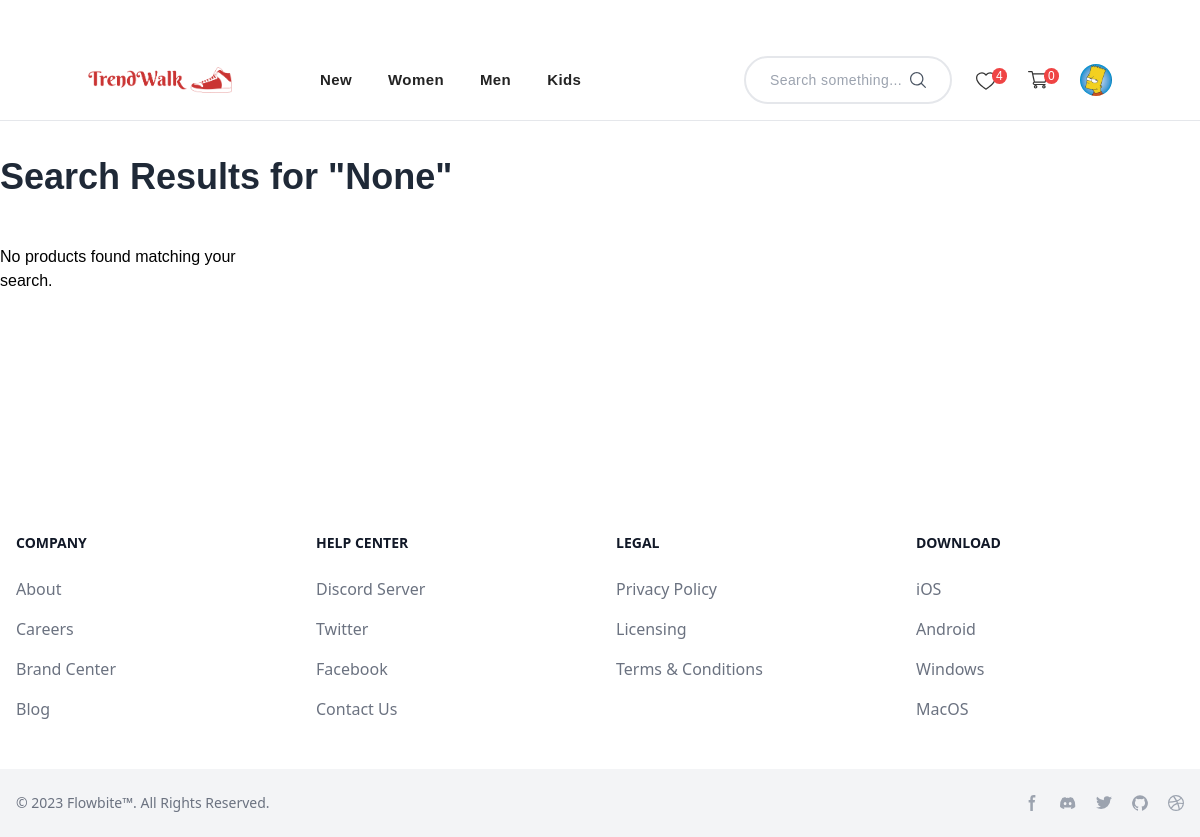
/product/search/ (signed in), run on the app's committed database.
### category/models.py (models this page shows, shortened)
class MainCategory(models.Model):
    name = models.CharField(max_length=100)
    description = models.TextField(blank=True, null=True)
    slug = models.SlugField(unique=True)

### accounts/models.py (models this page shows, shortened)
class Profile(models.Model):
    user = models.OneToOneField(User, on_delete=models.CASCADE)
    image = models.ImageField(upload_to='avatars/', null=True, blank=True)
    pickup_name = models.CharField(max_length=50, null=True, blank=True)
    phone = models.CharField(max_length=10, null=True, blank=True)
    country = models.CharField(max_length=30, null=True, blank=True)
    city = models.CharField(max_length=30, null=True, blank=True)
    delivery_address = models.TextField( null=True, blank=True)
    company_name = models.CharField(max_length=50, null=True, blank=True)
    email = models.EmailField()
    @property
    def avatar(self):
        try:
            avatar = self.image.url
        except:
            avatar = static('images/avatar.jpg')
        return avatar
    @property
    def email(self):
        email = self.user.email
        return  email

### product/views.py (the view)
# urls.py: path('search/', search, name='search'),
def search(request):
    query = request.GET.get('q')  # Get the search term from the form input
    if query:
        products = Product.objects.filter(name__icontains=query) | Product.objects.filter(description__icontains=query)
    else:
        products = Product.objects.none()  # Return an empty QuerySet if no query
    return render(request, 'product/search_results.html', {'products': products, 'query': query})

### accounts/context_processors.py (called while the page is built)
def profile(request):
    profile_image = None
    profile_instance = None
    if request.user.is_authenticated:
        try:
            profile_instance = Profile.objects.get(user=request.user)
            profile_image = profile_instance.avatar  # Accessing the avatar property
        except Profile.DoesNotExist:
            profile_image = None
    return {'profile': profile_instance, 'profile_image': profile_image}

### category/context_processors.py (called while the page is built)
def categories(request):
    main_categories = MainCategory.objects.all()
    return {'main_categories': main_categories}

### orders/context_processors.py (called while the page is built)
def wishlist_count(request):
    if request.user.is_authenticated:
        wishlist_count = Wishlist.objects.filter(user=request.user).count()
    else:
        wishlist_count = 0
    return {'wishlist_count': wishlist_count}

def cart_item_count(request):
    if request.user.is_authenticated:
        cart_item_count = CartItem.objects.filter(cart__user=request.user).count()
    else:
        cart_item_count = 0
    return {'cart_item_count': cart_item_count}

### product/templates/product/search_results.html (shortened to what this page needs)
{% extends 'base.html' %}
{% load static %}
{% block content %}
<div class="font-[sans-serif]  py-4 mx-auto lg:max-w-7xl sm:max-w-full mt-5">
    <h2 class="text-4xl font-extrabold text-gray-800  mb-12">Search Results for "{{ query }}"</h2>
    <div class="grid  grid-cols-1 sm:grid-cols-2 md:grid-cols-3 lg:grid-cols-4 gap-6">
{% if products %}
{% for item in products %}
<a href="{% url 'product' slug=item.slug %}">
      <div
        class="bg-gray-50 shadow-md overflow-hidden rounded-lg cursor-pointer hover:-translate-y-2 transition-all relative">
        <div
          class="bg-gray-100 w-10 h-10 flex items-center justify-center rounded-full cursor-pointer absolute top-3 right-3">
          <svg xmlns="http://www.w3.org/2000/svg" width="16px" class="fill-gray-800 inline-block" viewBox="0 0 64 64">
            <path
              d="M45.5 4A18.53 18.53 0 0 0 32 9.86 18.5 18.5 0 0 0 0 22.5C0 40.92 29.71 59 31 59.71a2 2 0 0 0 2.06 0C34.29 59 64 40.92 64 22.5A18.52 18.52 0 0 0 45.5 4ZM32 55.64C26.83 52.34 4 36.92 4 22.5a14.5 14.5 0 0 1 26.36-8.33 2 2 0 0 0 3.27 0A14.5 14.5 0 0 1 60 22.5c0 14.41-22.83 29.83-28 33.14Z"
              data-original="#000000"></path>
          </svg>
        </div>
        <div class="w-5/6 h-[260px] p-4 overflow-hidden mx-auto aspect-w-16 aspect-h-8">
          <img src="{{item.image.url}}" alt="Product 1"
            class="h-full w-full object-contain" />
        </div>
        <div class="p-6 bg-white">
          <h3 class="text-lg font-bold text-gray-800">{{item.name}}</h3>
          <span class="flex justify-start align-bottom gap-2">
          <h4 class="text-lg text-gray-800 font-bold mt-2">₹{{item.final_price}}</h4>
          <h5 class="text-sm font-bol text-slate-600 line-through d mt-2">₹{{item.normal_price}}</h5>
          </span>
          <button
          class="bg-indigo-600 flex gap-2 items-center text-white px-6 mt-2 py-2 rounded-md hover:bg-indigo-700 focus:outline-none focus:ring-2 focus:ring-indigo-500 focus:ring-offset-2">
          <svg xmlns="http://www.w3.org/2000/svg" fill="none" viewBox="0 0 24 24"
              stroke-width="1.5" stroke="currentColor" class="size-6">
              <path stroke-linecap="round" stroke-linejoin="round"
                  d="M2.25 3h1.386c.51 0 .955.343 1.087.835l.383 1.437M7.5 14.25a3 3 0 0 0-3 3h15.75m-12.75-3h11.218c1.121-2.3 2.1-4.684 2.924-7.138a60.114 60.114 0 0 0-16.536-1.84M7.5 14.25 5.106 5.272M6 20.25a.75.75 0 1 1-1.5 0 .75.75 0 0 1 1.5 0Zm12.75 0a.75.75 0 1 1-1.5 0 .75.75 0 0 1 1.5 0Z" />
          </svg>
          Add to Cart
      </button>
        </div>
      </div>
    </a>
{% endfor %}
{% else %}
<p>No products found matching your search.</p>
{% endif %}
</div>
</div>
{% endblock%}

### templates/includes/header.html (shortened to what this page needs)
{% load static %}
<header class=' flex flex-col gap-3 md:flex-row bg-white border-b py-4 sm:px-8 px-6 font-[sans-serif] min-h-[80px] mx-auto tracking-wide relative z-50 mt-10 justify-center'>
    <div class=' container flex flex-wrap items-center lg:gap-y-2 gap-4 w-full'>
      <a href="{% url 'home' %}"><img src="{% static 'images/logo-1.png' %}" alt="logo" class='w-36' />
      </a>
      <div id="collapseMenu"
        class='lg:ml-10 max-lg:hidden lg:!block max-lg:before:fixed max-lg:before:bg-black max-lg:before:opacity-50 max-lg:before:inset-0 max-lg:before:z-50'>
        <ul
          class='lg:flex lg:gap-x-3 max-lg:space-y-3 max-lg:fixed max-lg:bg-white max-lg:w-1/2 max-lg:min-w-[300px] max-lg:top-0 max-lg:left-0 mx-5 max-lg:p-6 max-lg:h-full max-lg:shadow-md max-lg:overflow-auto z-50'>
          <li class='max-lg:border-b max-lg:py-3 px-3'><a href="{% url 'latest_product' %}"
              class='text-[#232323] hover:text-[#007bff] text-[15px] block font-semibold'>New</a></li>
          {% for main_categories in main_categories%}
          <li class='max-lg:border-b max-lg:py-3 px-3'>
            <a href="{% url 'main_category' slug=main_categories.slug %}"
               class='text-[#232323] hover:text-[#007bff] text-[15px] block font-semibold'>
                {{ main_categories.name }}
            </a>
        </li>
            {% endfor %}
        </ul>
      </div>
      <div class="flex gap-x-6 gap-y-4 ml-auto">
        <div class="flex border-2 focus-within:border-gray-400 rounded-full px-6 py-3 overflow-hidden max-w-52 max-lg:hidden">
          <form method="GET" action="{% url 'search' %}" class="w-full flex">
            <input
              type="text"
              name="q"
              placeholder="Search something..."
              class="w-full text-sm bg-transparent outline-none pr-2"
              required
            />
            <button type="submit">
            </button>
          </form>
        </div>
        <div class='flex items-center space-x-8'>
          <span class="relative">
            <a href="{% url 'wishlist' %}">
          </a>
            <span class="absolute left-auto -ml-1 top-0 rounded-full bg-red-500 px-1 py-0 text-xs text-white">{{wishlist_count }}</span>
          </span>
          <span class="relative">
            <a href="{% url 'cart' %}">
          </a>
            <span class="absolute left-auto -ml-1 top-0 rounded-full bg-red-500 px-1 py-0 text-xs text-white">{{cart_item_count}}</span>
          </span>
          <span class="relative flex">
            {% if request.user.is_authenticated %}
           <a href="{% url 'profile' %}"> <img src="{{profile.avatar}}" alt="logo" class='w-8 rounded-full' /></a>
            {% else %}
            <a href="{% url 'account_login' %}"><button>Login</button></a>
            {% endif %}
          </span>
        </div>
      </div>
    </div>
      {% include 'particles/togglemenu.html' %}
  </header>

### data on the page
MainCategory: name "Women"
MainCategory: name "Men"
MainCategory: name "Kids"
Profile: avatar (picture), pickup_name "None"

### other printed values
{{ wishlist_count }} "4"
{{ cart_item_count }} "0"
